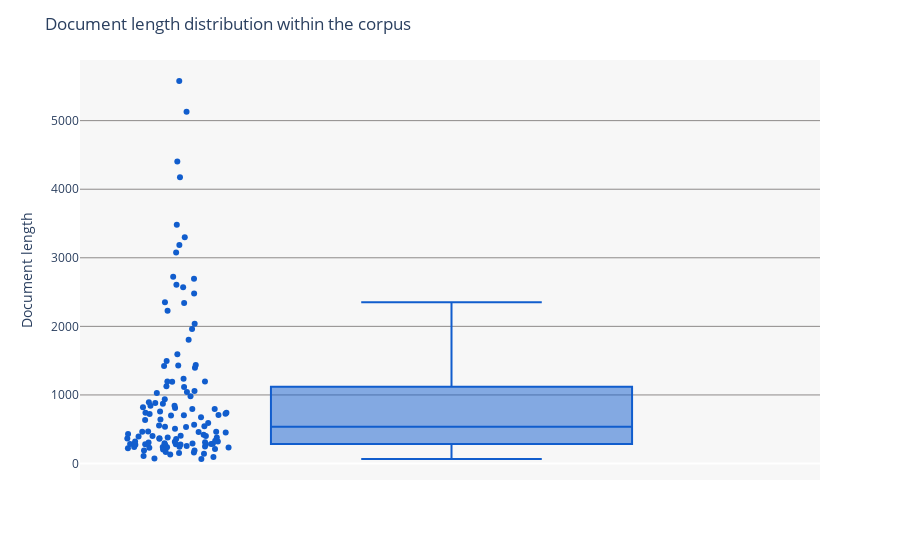
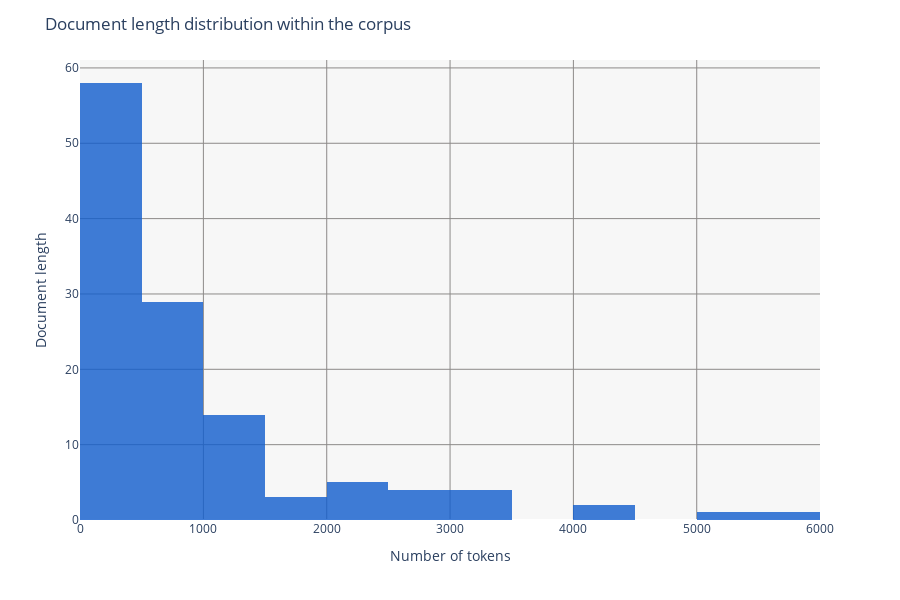

The notebook cell these images were saved under, in order:
### Markdown cell above
### Average Document Length (Dirty text)<a class="anchor" id="dirty-text"></a>

### Code cell
%%time 
# ~Wall time: 1 sec
# Average Document Length
txt_data['dirty_data'] = txt_data['text'].map(lambda text:[w for w in text.split(' ') if w.strip() != '' or w == '\n'])
         # print ('here')
txt_data['dirty_length'] = txt_data['dirty_data'].apply(len)

# Average document length
print('Average document length: {}'.format(round(np.mean(txt_data['dirty_length']), 2)))

# box plot with document lenght
plotly_box_plot(txt_data, 'dirty_length', 
                ytext='Document length', 
                titletext='Document length distribution within the corpus')

# histogram plot with document lenght
histogram_plot(txt_data, 'dirty_length', ytext='Document length', titletext='Document length distribution within the corpus')

### Figure 1 — Plotly figure (JSON) as saved in the notebook; plotly's stock layout.template omitted (floating-point values rounded to 4 significant figures)
{"data": [{"alignmentgroup": "True", "boxpoints": "all", "hovertemplate": "dirty_length=%{y}<extra></extra>", "legendgroup": "", "marker": {"color": "#115dcd"}, "name": "", "notched": false, "offsetgroup": "", "orientation": "v", "showlegend": false, "type": "box", "x0": " ", "xaxis": "x", "y": [66, 1396, 131, 320, 465, 95, 153, 2569, 73, 308, 673, 2608, 431, 2722, 420, 844, 507, 2350, 742, 1430, 1126, 5578, 3078, 2693, 370, 278, 2479, 700, 536, 459, 642, 297, 360, 760, 190, 1423, 707, 981, 241, 401, 109, 819, 2229, 1117, 1592, 1960, 564, 1058, 882, 310, 705, 871, 239, 454, 1191, 556, 281, 1196, 542, 275, 3185, 234, 356, 395, 319, 284, 406, 1238, 3481, 1436, 212, 590, 401, 1495, 5129, 1806, 380, 284, 256, 1029, 532, 726, 468, 293, 162, 320, 724, 937, 464, 378, 331, 3299, 895, 281, 636, 285, 4176, 204, 288, 246, 143, 281, 248, 810, 843, 2040, 189, 221, 168, 2341, 229, 1195, 741, 1043, 364, 4405, 241, 794, 264, 281, 794], "y0": " ", "yaxis": "y"}], "layout": {"boxmode": "group", "legend": {"tracegroupgap": 0}, "margin": {"t": 60}, "paper_bgcolor": "white", "plot_bgcolor": "#F7F7F7", "title": {"text": "Document length distribution within the corpus"}, "xaxis": {"anchor": "y", "domain": [0, 1]}, "yaxis": {"anchor": "x", "domain": [0, 1], "gridcolor": "#8D8A89", "gridwidth": 1, "showgrid": true, "title": {"text": "Document length"}}}}

### Figure 2 — Plotly figure (JSON) as saved in the notebook; plotly's stock layout.template omitted (floating-point values rounded to 4 significant figures)
{"data": [{"alignmentgroup": "True", "bingroup": "x", "hovertemplate": "dirty_length=%{x}<br>count=%{y}<extra></extra>", "legendgroup": "", "marker": {"color": "#115dcd", "opacity": 0.8, "pattern": {"shape": ""}}, "name": "", "offsetgroup": "", "orientation": "v", "showlegend": false, "type": "histogram", "x": [66, 1396, 131, 320, 465, 95, 153, 2569, 73, 308, 673, 2608, 431, 2722, 420, 844, 507, 2350, 742, 1430, 1126, 5578, 3078, 2693, 370, 278, 2479, 700, 536, 459, 642, 297, 360, 760, 190, 1423, 707, 981, 241, 401, 109, 819, 2229, 1117, 1592, 1960, 564, 1058, 882, 310, 705, 871, 239, 454, 1191, 556, 281, 1196, 542, 275, 3185, 234, 356, 395, 319, 284, 406, 1238, 3481, 1436, 212, 590, 401, 1495, 5129, 1806, 380, 284, 256, 1029, 532, 726, 468, 293, 162, 320, 724, 937, 464, 378, 331, 3299, 895, 281, 636, 285, 4176, 204, 288, 246, 143, 281, 248, 810, 843, 2040, 189, 221, 168, 2341, 229, 1195, 741, 1043, 364, 4405, 241, 794, 264, 281, 794], "xaxis": "x", "yaxis": "y"}], "layout": {"barmode": "relative", "height": 600, "legend": {"tracegroupgap": 0}, "margin": {"t": 60}, "paper_bgcolor": "white", "plot_bgcolor": "#F7F7F7", "title": {"text": "Document length distribution within the corpus"}, "xaxis": {"anchor": "y", "domain": [0, 1], "gridcolor": "#8D8A89", "gridwidth": 1, "showgrid": true, "title": {"text": "Number of tokens"}}, "yaxis": {"anchor": "x", "domain": [0, 1], "gridcolor": "#8D8A89", "gridwidth": 1, "showgrid": true, "title": {"text": "Document length"}}}}
